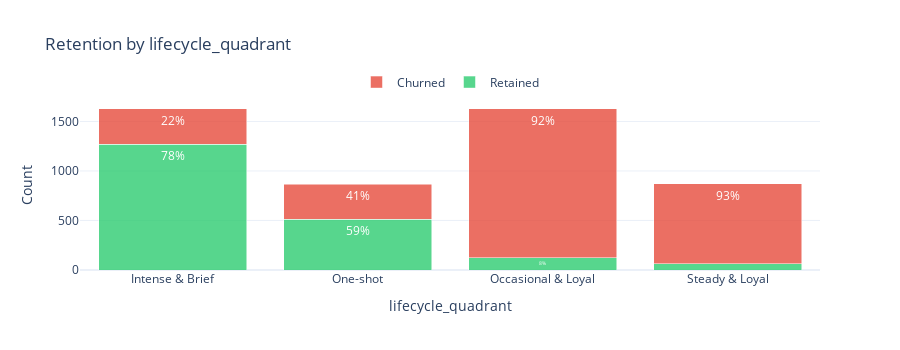

The notebook cell saved with this chart:
### Markdown cell above
## 4.6 Categorical Feature Analysis

Retention rates by category help identify which segments are at higher risk.

**📖 What to Look For:**
- Categories with **low retention rates** = high-risk segments for intervention
- **Large variation** across categories = strong predictive feature
- **Small categories** with extreme rates may be unreliable (small sample size)

**📊 Metrics Explained:**
- **Retention Rate**: % of customers in category who were retained
- **Lift**: How much better/worse than overall retention rate (>1 = better, <1 = worse)
- **Cramér's V**: Strength of association (0-1 scale, like correlation for categorical)

### Code cell
from customer_retention.stages.profiling import CategoricalTargetAnalyzer

if findings.target_column:
    target = findings.target_column
    overall_retention = df[target].mean()
    
    categorical_cols = [
        name for name, col in findings.columns.items()
        if col.inferred_type in [ColumnType.CATEGORICAL_NOMINAL, ColumnType.CATEGORICAL_ORDINAL]
        and name not in TEMPORAL_METADATA_COLS
    ]
    
    print("=" * 80)
    print("CATEGORICAL FEATURE ANALYSIS")
    print("=" * 80)
    print(f"Overall retention rate: {overall_retention:.1%}")
    
    if categorical_cols:
        # Use framework analyzer for summary
        cat_analyzer = CategoricalTargetAnalyzer(min_samples_per_category=10)
        summary_df = cat_analyzer.analyze_multiple(df, categorical_cols, target)
        
        print("\n📈 Categorical Feature Strength (Cramér's V):")
        print("-" * 60)
        for _, row in summary_df.iterrows():
            if row["cramers_v"] >= 0.3:
                strength = "Strong"
                emoji = "🔴"
            elif row["cramers_v"] >= 0.1:
                strength = "Moderate"
                emoji = "🟡"
            else:
                strength = "Weak"
                emoji = "🟢"
            sig = "***" if row["p_value"] < 0.001 else "**" if row["p_value"] < 0.01 else "*" if row["p_value"] < 0.05 else ""
            print(f"  {emoji} {row['feature']}: V={row['cramers_v']:.3f} ({strength}) {sig}")
        
        # Detailed analysis for each categorical feature
        for col_name in categorical_cols[:5]:
            result = cat_analyzer.analyze(df, col_name, target)
            
            print(f"\n{'='*60}")
            print(f"📊 {col_name.upper()}")
            print("="*60)
            
            # Display stats table
            if len(result.category_stats) > 0:
                display_stats = result.category_stats[['category', 'total_count', 'retention_rate', 'lift', 'pct_of_total']].copy()
                display_stats['retention_rate'] = display_stats['retention_rate'].apply(lambda x: f"{x:.1%}")
                display_stats['lift'] = display_stats['lift'].apply(lambda x: f"{x:.2f}x")
                display_stats['pct_of_total'] = display_stats['pct_of_total'].apply(lambda x: f"{x:.1%}")
                display_stats.columns = [col_name, 'Count', 'Retention Rate', 'Lift', '% of Data']
                display(display_stats)
                
                # Stacked bar chart
                cat_stats = result.category_stats
                categories = cat_stats['category'].tolist()
                retained_counts = cat_stats['retained_count'].tolist()
                churned_counts = cat_stats['churned_count'].tolist()
                
                fig = go.Figure()
                
                fig.add_trace(go.Bar(
                    name='Retained',
                    x=categories,
                    y=retained_counts,
                    marker_color='rgba(46, 204, 113, 0.8)',
                    text=[f"{r/(r+c)*100:.0f}%" for r, c in zip(retained_counts, churned_counts)],
                    textposition='inside',
                    textfont=dict(color='white', size=12)
                ))
                
                fig.add_trace(go.Bar(
                    name='Churned',
                    x=categories,
                    y=churned_counts,
                    marker_color='rgba(231, 76, 60, 0.8)',
                    text=[f"{c/(r+c)*100:.0f}%" for r, c in zip(retained_counts, churned_counts)],
                    textposition='inside',
                    textfont=dict(color='white', size=12)
                ))
                
                fig.update_layout(
                    barmode='stack',
                    title=f"Retention by {col_name}",
                    xaxis_title=col_name,
                    yaxis_title="Count",
                    template='plotly_white',
                    height=350,
                    legend=dict(orientation="h", yanchor="bottom", y=1.02, xanchor="center", x=0.5)
                )
                display_figure(fig)
                
                # Flag high-risk categories from framework result
                if result.high_risk_categories:
                    print(f"\n  ⚠️ High-risk categories (lift < 0.9x):")
                    for cat in result.high_risk_categories:
                        cat_row = cat_stats[cat_stats['category'] == cat].iloc[0]
                        print(f"     • {cat}: {cat_row['retention_rate']:.1%} retention ({cat_row['lift']:.2f}x lift)")
    else:
        print("\n  ℹ️ No categorical columns detected.")
else:
    print("No target column available for categorical analysis.")

### Figure 1 — Plotly figure (JSON) as saved in the notebook; plotly's stock layout.template omitted (floating-point values rounded to 4 significant figures)
{"data": [{"marker": {"color": "rgba(46, 204, 113, 0.8)"}, "name": "Retained", "text": ["78%", "59%", "8%", "7%"], "textfont": {"color": "white", "size": 12}, "textposition": "inside", "type": "bar", "x": ["Intense & Brief", "One-shot", "Occasional & Loyal", "Steady & Loyal"], "y": [1272, 513, 126, 62]}, {"marker": {"color": "rgba(231, 76, 60, 0.8)"}, "name": "Churned", "text": ["22%", "41%", "92%", "93%"], "textfont": {"color": "white", "size": 12}, "textposition": "inside", "type": "bar", "x": ["Intense & Brief", "One-shot", "Occasional & Loyal", "Steady & Loyal"], "y": [355, 354, 1505, 811]}], "layout": {"barmode": "stack", "height": 350, "legend": {"orientation": "h", "x": 0.5, "xanchor": "center", "y": 1.02, "yanchor": "bottom"}, "title": {"text": "Retention by lifecycle_quadrant"}, "xaxis": {"title": {"text": "lifecycle_quadrant"}}, "yaxis": {"title": {"text": "Count"}}}}
